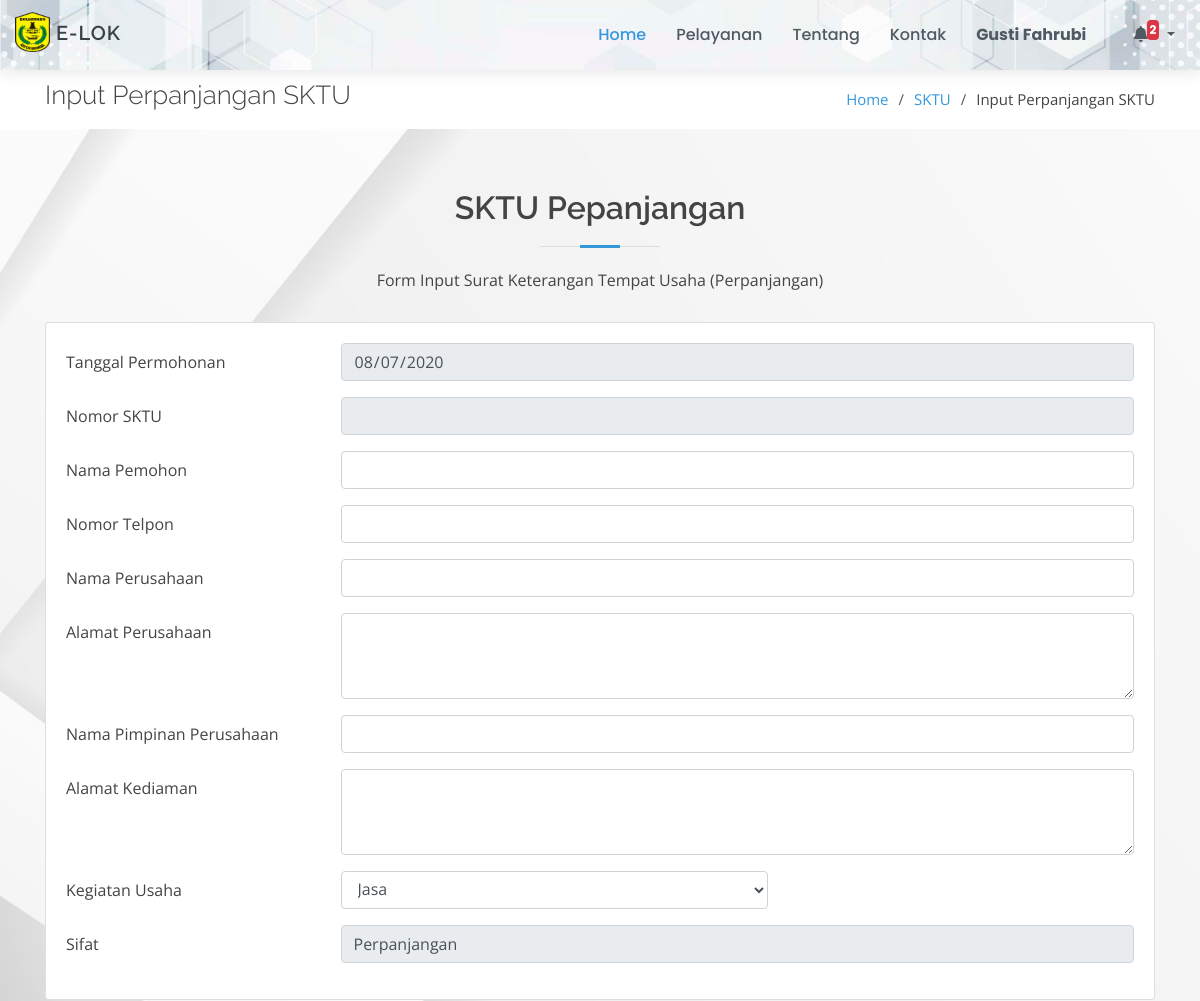
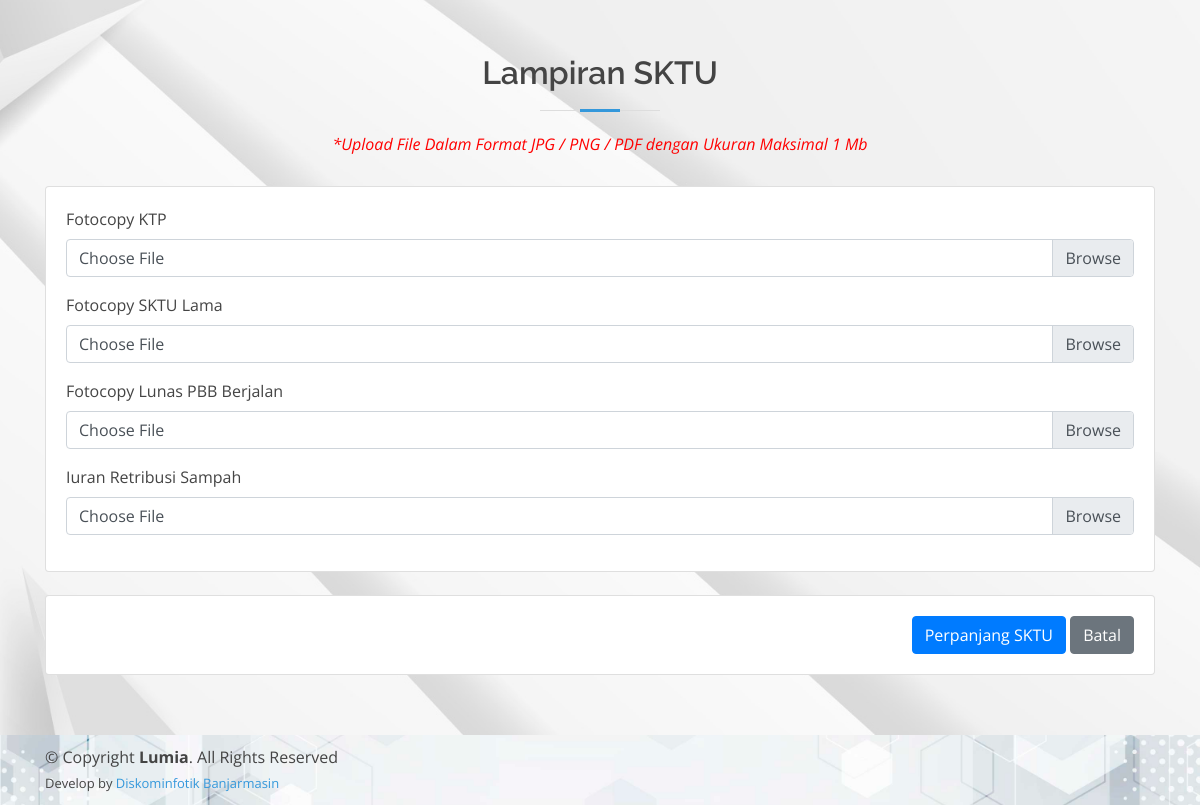
The page /page/sktu/input-sktu-perpanjangan.php (signed in) on the database its author committed (2 pictures, top to bottom).
### tables this page shows
CREATE TABLE `lampiran_sktu` (
  `id_lampiran` int(11) NOT NULL,
  `nama_lampiran` text NOT NULL,
  `keterangan` varchar(30) NOT NULL
);

### config/config.php (called while the page is built, shortened)
<?php
function base_url($url = null)
{
	$base_url = "http://localhost/layanan-kecamatan";
	if ($url != null) {
		return $base_url . "/" . $url;
	} else {
		return $base_url;
	}
}
function encryptor($action, $string)
{
	$output = false;
	$encrypt_method = "AES-256-CBC";
	$secret_key = 'muni';
	$secret_iv = 'muni123';
	$key = hash('sha256', $secret_key);
	$iv = substr(hash('sha256', $secret_iv), 0, 16);
	if ($action == 'encrypt') {
		$output = openssl_encrypt($string, $encrypt_method, $key, 0, $iv);
		$output = base64_encode($output);
	} else if ($action == 'decrypt') {
		$output = openssl_decrypt(base64_decode($string), $encrypt_method, $key, 0, $iv);
	}
	return $output;
}

### page/sktu/input-sktu-perpanjangan.php (the view, shortened to what this page needs)
<!DOCTYPE html>
<html lang="en">
<?php
include_once "../../config/config.php";
include_once "../../template/ui/head.php";
$idm      = $_SESSION['id_masyarakat'];
$id_sktu = encryptor('decrypt', $_GET['id']);
$row     = $koneksi->query("SELECT * FROM sktu_baru WHERE id_masyarakat = '$idm' AND id_sktu = '$id_sktu'")->fetch_array();
?>
<body>
    <?php include_once "../../template/ui/header.php"; ?>
    <main id="main">
        <section id="breadcrumbs" class="breadcrumbs">
            <div class="container">
                <div class="d-flex justify-content-between align-items-center">
                    <h2>Input Perpanjangan SKTU</h2>
                    <ol>
                        <li><a href="<?= base_url(); ?>">Home</a></li>
                        <li><a href="<?= base_url('page/sktu'); ?>">SKTU</a></li>
                        <li>Input Perpanjangan SKTU</li>
                    </ol>
                </div>
            </div>
        </section>
        <section id="services" class="services graform">
            <div class="container">
                <div class="section-title">
                    <h2>SKTU Pepanjangan</h2>
                    <p>Form Input Surat Keterangan Tempat Usaha (Perpanjangan)</p>
                </div>
                <form action="" method="POST" enctype="multipart/form-data">
                    <div class="row">
                        <div class="col-md-12">
                            <div class="card">
                                <div class="card-body">
                                    <div class="form-group row">
                                        <label for="tgl" class="col-sm-3 col-form-label">Tanggal Permohonan</label>
                                        <div class="col-sm-9">
                                            <input type="date" class="form-control" id="tgl" name="tgl" value="<?= date('Y-m-d'); ?>" required readonly>
                                        </div>
                                    </div>
                                    <div class="form-group row">
                                        <label for="nomor_sktu" class="col-sm-3 col-form-label">Nomor SKTU</label>
                                        <div class="col-sm-9">
                                            <input type="text" class="form-control" id="nomor_sktu" name="nomor_sktu" value="<?= $row['nomor_sktu']; ?>" required readonly>
                                        </div>
                                    </div>
                                    <div class="form-group row">
                                        <label for="nama_pemohon" class="col-sm-3 col-form-label">Nama Pemohon</label>
                                        <div class="col-sm-9">
                                            <input type="text" class="form-control" id="nama_pemohon" name="nama_pemohon" value="<?= $row['nama_pemohon']; ?>" required>
                                        </div>
                                    </div>
                                    <div class="form-group row">
                                        <label for="no_telp" class="col-sm-3 col-form-label">Nomor Telpon</label>
                                        <div class="col-sm-9">
                                            <input type="text" class="form-control" id="no_telp" name="no_telp" onkeypress="return Angkasaja(event)" value="<?= $row['no_telp']; ?>" required>
                                        </div>
                                    </div>
                                    <div class="form-group row">
                                        <label for="nama_perusahaan" class="col-sm-3 col-form-label">Nama Perusahaan</label>
                                        <div class="col-sm-9">
                                            <input type="text" class="form-control" id="nama_perusahaan" name="nama_perusahaan" required value="<?= $row['nama_perusahaan']; ?>">
                                        </div>
                                    </div>
                                    <div class="form-group row">
                                        <label for="alamat_perusahaan" class="col-sm-3 col-form-label">Alamat Perusahaan</label>
                                        <div class="col-sm-9">
                                            <textarea class="form-control" name="alamat_perusahaan" id="alamat_perusahaan" rows="3" required><?= $row['alamat_perusahaan']; ?></textarea>
                                        </div>
                                    </div>
                                    <div class="form-group row">
                                        <label for="nama_pimpinan_perusahaan" class="col-sm-3 col-form-label">Nama Pimpinan Perusahaan</label>
                                        <div class="col-sm-9">
                                            <input type="text" class="form-control" id="nama_pimpinan_perusahaan" name="nama_pimpinan_perusahaan" required value="<?= $row['nama_pimpinan_perusahaan']; ?>">
                                        </div>
                                    </div>
                                    <div class="form-group row">
                                        <label for="alamat_kediaman" class="col-sm-3 col-form-label">Alamat Kediaman</label>
                                        <div class="col-sm-9">
                                            <textarea class="form-control" name="alamat_kediaman" id="alamat_kediaman" rows="3" required><?= $row['alamat_kediaman']; ?></textarea>
                                        </div>
                                    </div>
                                    <div class="form-group row">
                                        <label for="kegiatan_usaha" class="col-sm-3 col-form-label">Kegiatan Usaha</label>
                                        <div class="col-sm-5">
                                            <select name="kegiatan_usaha" id="kegiatan_usaha" class="form-control" required>
                                                <?php
                                                $kegiatan = $koneksi->query("SELECT * FROM kegiatan_usaha ORDER BY kegiatan_usaha ASC");
                                                foreach ($kegiatan as $ku) {
                                                ?>
                                                    <option value="<?= $ku['kegiatan_usaha']; ?>" <?php if ($row['kegiatan_usaha'] == $ku['kegiatan_usaha']) {
                                                                                                        echo "selected";
                                                                                                    } ?>><?= $ku['kegiatan_usaha']; ?></option>
                                                <?php } ?>
                                            </select>
                                        </div>
                                    </div>
                                    <div class="form-group row">
                                        <label for="sifat" class="col-sm-3 col-form-label">Sifat</label>
                                        <div class="col-sm-9">
                                            <input type="text" class="form-control" name="sifat" value="Perpanjangan" readonly require>
                                        </div>
                                    </div>
                                </div>
                            </div>
                        </div>
                    </div>
                    <div class="section-title" style="margin-top: 5%;">
                        <h2>Lampiran SKTU</h2>
                        <p style="color: red; font-style: italic;">*Upload File Dalam Format JPG / PNG / PDF dengan Ukuran Maksimal 1 Mb</p>
                    </div>
                    <div class="row">
                        <div class="col-md-12">
                            <div class="card">
                                <div class="card-body">
                                    <?php
                                    $datalampiran = $koneksi->query("SELECT * FROM lampiran_sktu WHERE keterangan LIKE '%Perpanjangan%' ORDER BY id_lampiran ASC");
                                    foreach ($datalampiran as $lampiran) {
                                    ?>
                                        <div class="form-group">
                                            <label><?= $lampiran['nama_lampiran'] ?></label>
                                            <div class="custom-file">
                                                <label class="custom-file-label">Choose File</label>
                                            </div>
                                        </div>
                                    <?php } ?>
                                </div>
                            </div>
                        </div>
                        <div class="col-md-12" style="margin-top: 2%; text-align: right;">
                            <div class="card">
                                <div class="card-body">
                                    <button type="button" id="submit" class="btn btn-primary">Perpanjang SKTU</button>
                                    <a href="<?= base_url('page/sktu') ?>" class="btn btn-secondary">Batal</a>
                                </div>
                            </div>
                        </div>
                    </div>
                </form>
            </div>
        </section>
    </main>
    <?php include_once "../../template/ui/footer.php"; ?>
</body>
</html>

### assets/ui/assets/css/style.css (style rules this page uses)
body { font-family: "Open Sans", sans-serif; color: #444444; }
a { color: #3498db; }
h1, h2, h3, h4, h5, h6 { font-family: "Raleway", sans-serif; }
section { padding: 60px 0; }
.section-title { text-align: center; padding-bottom: 30px; }
.section-title h2 { font-size: 32px; font-weight: 600; margin-bottom: 20px; padding-bottom: 20px; position: relative; }
.section-title h2::before { content: ''; position: absolute; display: block; width: 120px; height: 1px; background: #ddd; bottom: 1px; left: calc(50% - 60px); }
.section-title h2::after { content: ''; position: absolute; display: block; width: 40px; height: 3px; background: #3498db; bottom: 0; left: calc(50% - 20px); }
.section-title p { margin-bottom: 0; }
.breadcrumbs { padding: 10px 0; margin-top: 70px; background-color: #fff; }
.breadcrumbs h2 { font-size: 26px; font-weight: 300; }
.breadcrumbs ol { display: flex; flex-wrap: wrap; list-style: none; padding: 0; margin: 0; font-size: 15px; }
.breadcrumbs ol li+li { padding-left: 10px; }
.breadcrumbs ol li+li::before { display: inline-block; padding-right: 10px; color: #4f5a62; content: "/"; }
.graform { background: url('../../../bg-cover/putih2.jpg') center center no-repeat; background-size: cover; position: relative; }

### rows shown on the page
lampiran_sktu: nama_lampiran "Fotocopy KTP"
lampiran_sktu: nama_lampiran "Fotocopy SKTU Lama"
lampiran_sktu: nama_lampiran "Fotocopy Lunas PBB Berjalan"
lampiran_sktu: nama_lampiran "Iuran Retribusi Sampah"

### other values the page prints
$_SESSION['nama'] "Gusti Fahrubi"
$jmltotal "2"
form field kegiatan_usaha "Jasa"
